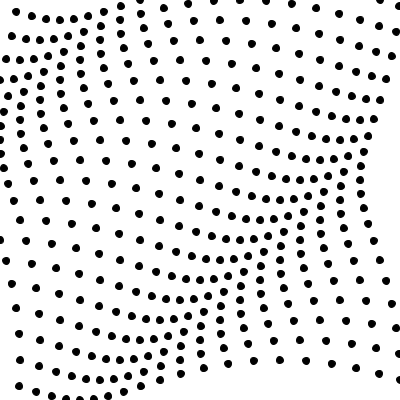
Frame 1 (no input)
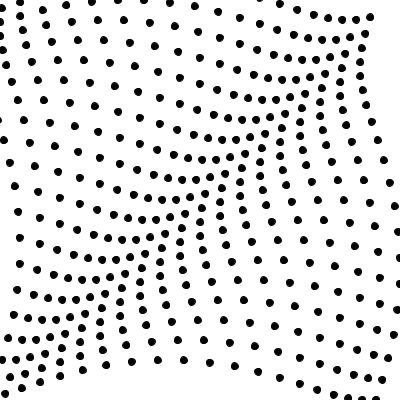
Frame 60 (the mouse pressed at the canvas centre just before this capture)
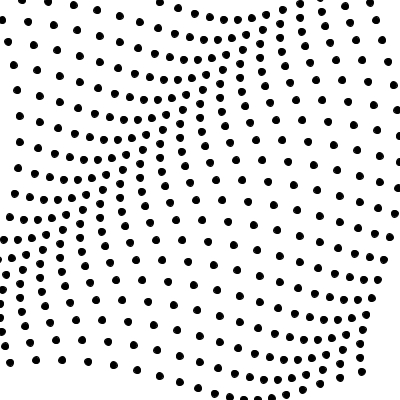
Frame 120 (the mouse held since frame 60 and released just before this capture)

The Processing sketch that drew these frames (run headless with seeded random() and noise(); from frame 60 on, the mouse is pressed at the canvas centre):

// Processing sketch: wavy_cloth
// ── wavy_cloth.pde
float angle;
circle[] circles;

void setup(){
  size(400,400);
  angle = 0;
  smooth();
 
  circles = new circle[0];
  for(int i = 0; i < 20; i++){
   angle+=TWO_PI/20;
   for(int y = 0; y < 20; y++){
      angle+=TWO_PI/20;
      new circle(i*20, y*20, angle);
   }
  }
}

void draw(){
  background(255);
  fill(0);
 
  for(int i = 0; i < circles.length; i++){
    circles[i].drawCircle();
  }
  
}

class circle{
  float x, y, angle;
  circle(float _x, float _y, float _angle){
    x = _x;
    y = _y;
    angle = _angle;
    circles = (circle[]) append(circles, this);
  }
  
  void drawCircle(){
    fill(0);
    ellipse(x+cos(angle)*20, y+sin(angle)*20, 7, 7);
    angle+=0.03;
  }
}
